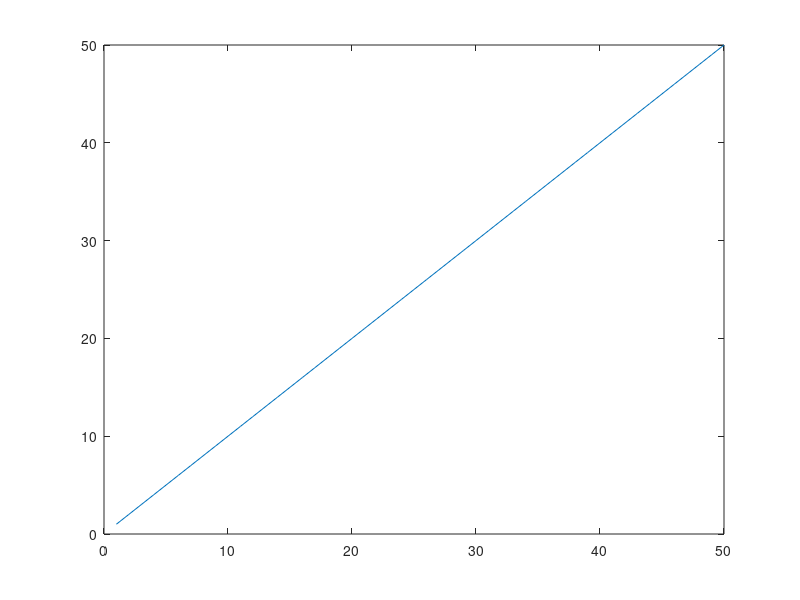

This figure's MATLAB source: (Note: this script raises an error after producing the figure.)
%%
figure;
plot(1:50);

%%
modify_figure.main();
%%
modify_figure.set_config('label',{'sample','data'});
%% 
modify_figure.set_config('font_default','Times new roman');